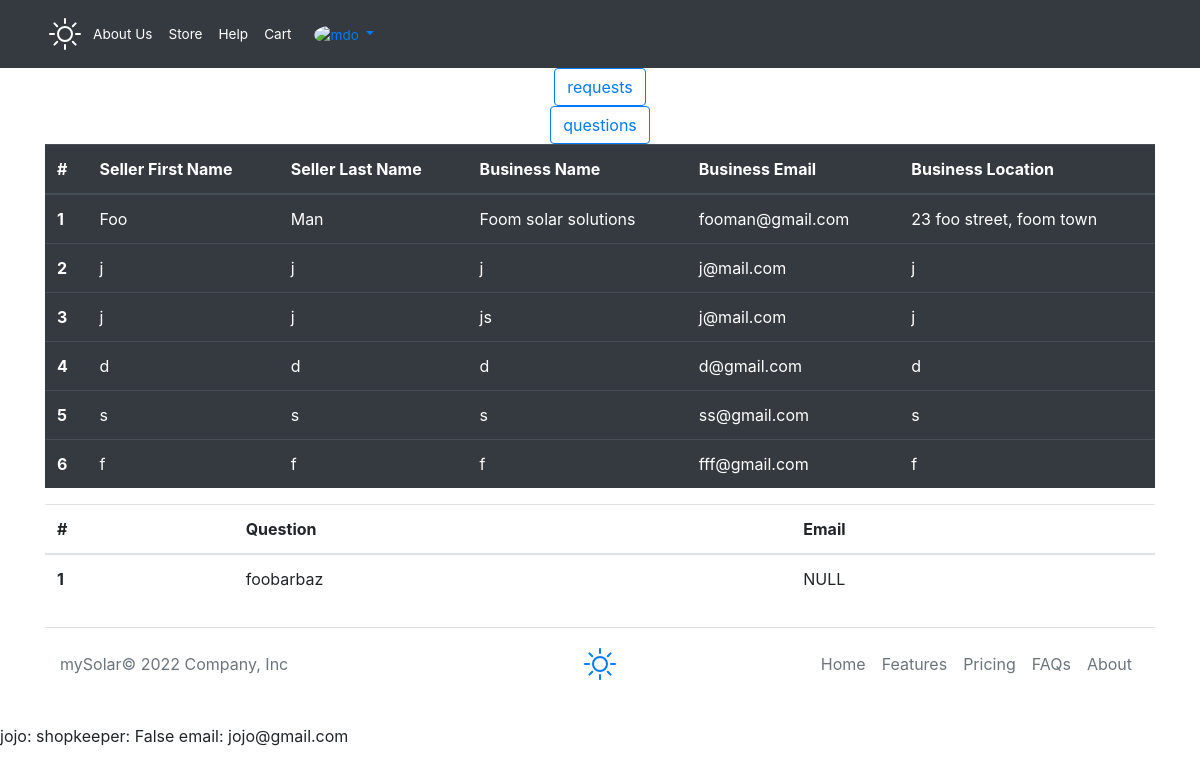
Before: /requestsAndQuestions (signed in) with the older database file.
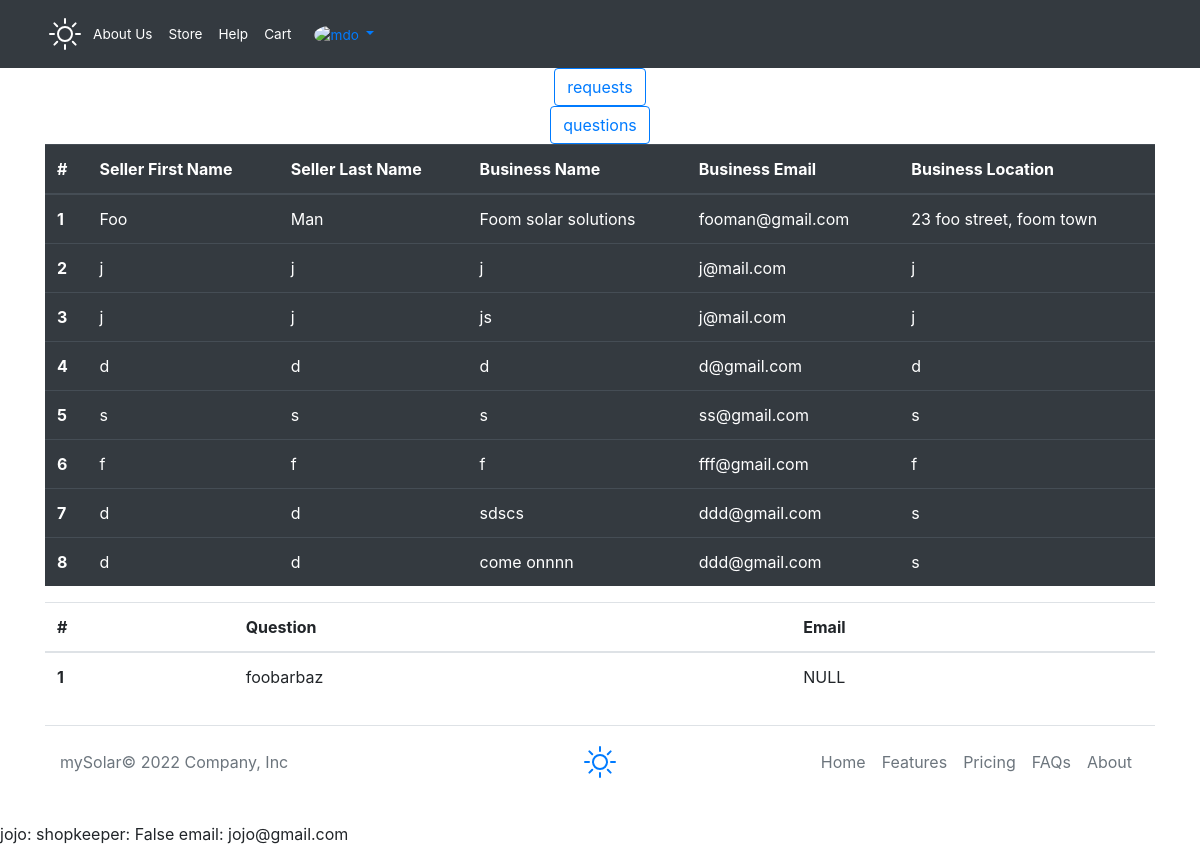
After: the same page with the newer database file.
### mySolarApp/models.py (models this page shows)
class sellerRequests(models.Model):
    sellerAcc = models.ForeignKey(User, on_delete=models.CASCADE)
    sellerFName = models.CharField(max_length=24, blank=False)
    sellerLName = models.CharField(max_length=24, blank=False)
    businessEmail = models.EmailField(blank=False)
    businessContact = models.CharField(max_length=15, blank=False)
    name = models.CharField(max_length=64, unique=True, blank=False)
    location = models.CharField(max_length=128, blank=False)
    bio = models.CharField(max_length=1000, blank=False)
    profile_pic = models.ImageField(
        blank=True, height_field=None, width_field=None, upload_to='profile_and_banner_images')
    banner_pic = models.ImageField(
        blank=True, height_field=None, width_field=None, upload_to='profile_and_banner_images')
    identification = models.CharField(max_length=13, unique=True, blank=False)

class userQuestions(models.Model):
    email = models.EmailField(blank=True)
    question = models.CharField(max_length=1000, blank=False, unique=True)
    is_FAQ = models.BooleanField(default=False)

### mySolarApp/views.py (the view)
# urls.py: path("requestsAndQuestions", requestsAndQuestions, name="requests"),
@login_required
def requestsAndQuestions(request):
    if request.user.is_staff == False or request.user.is_superuser == False:
        return render(request, "mySolar/fail.html", {'message': "You are not permitted here."})
    else:
        requests = sellerRequests.objects.all()
        QUESTIONS = userQuestions.objects.all()
        return render(request, "mySolar/requestsAndQuestions.html", {"requests": requests, "questions": QUESTIONS})

### mySolarApp/models.py (called while the page is built)
    def __str__(self):
        return f'{self.username}: shopkeeper: {self.is_shopkeeper} email: {self.email}'

### mySolarApp/templates/mySolar/requestsAndQuestions.html (shortened to what this page needs)
{% extends 'mySolar/layout.html' %}
{% block body %}
<div>
    <button class="btn btn-outline-primary d-block mx-auto text-center d-inline">requests</button>
    <button class="btn btn-outline-primary d-block mx-auto text-center d-inline">questions</button>
</div>
<div class="requests">
    <table class="table table-hover table-dark">
        <thead>
            <tr>
                <th scope="col">#</th>
                <th scope="col">Seller First Name</th>
                <th scope="col">Seller Last Name</th>
                <th scope="col">Business Name</th>
                <th scope="col">Business Email</th>
                <th scope="col">Business Location</th>
            </tr>
        </thead>
        <tbody>
            {% for seller in requests %}
            <tr>
                <th scope="row">{{ seller.pk }}</th>
                <td>{{seller.sellerFName}}</td>
                <td>{{seller.sellerLName}}</td>
                <td>{{seller.name}}</td>
                <td>{{seller.businessEmail}}</td>
                <td>{{seller.location}}</td>
            </tr>
            {% endfor %}
        </tbody>
    </table>
</div>
<div class="questions">
    <table class="table table-hover">
        <thead>
            <tr>
                <th scope="col">#</th>
                <th scope="col">Question</th>
                <th scope="col">Email</th>
            </tr>
        </thead>
        <tbody>
            {% for question in questions %}
            <tr>
                <th scope="row">{{ question.pk }}</th>
                <td>{{question.question}}</td>
                {% if question.email == '' %}
                <td>NULL</td>
                {% else %}
                <td>{{question.email}}</td>
                {% endif %}
            </tr>
            {% endfor %}
        </tbody>
    </table>
</div>
{% endblock %}

Changed rows visible on the page:
added sellerRequests: pk "7", sellerFName "d", sellerLName "d", name "sdscs", businessEmail "ddd@gmail.com", location "s"
added sellerRequests: pk "8", sellerFName "d", sellerLName "d", name "come onnnn", businessEmail "ddd@gmail.com", location "s"
